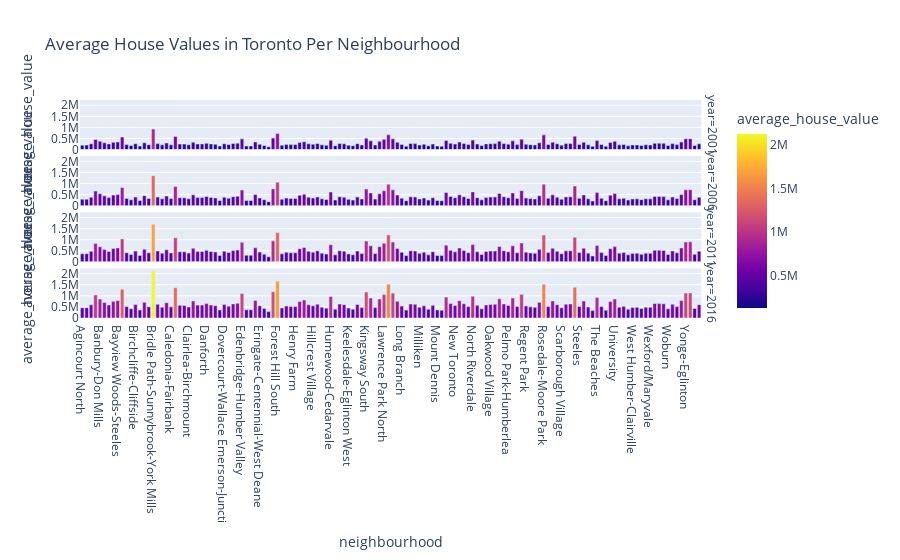

The code cell stored with this chart in its notebook:
### Code cell
px.bar(to_data, x="neighbourhood", y="average_house_value",color="average_house_value", facet_row=to_data.index,height=1000, title="Average House Values in Toronto Per Neighbourhood" )

### Figure 1 — Plotly figure (JSON) as saved in the notebook; plotly's stock layout.template omitted (floating-point values rounded to 4 significant figures; data arrays with more than 128 entries replaced by an {"elided": "..."} marker saying what was removed)
{"data": [{"alignmentgroup": "True", "hovertemplate": "year=2001<br>neighbourhood=%{x}<br>average_house_value=%{marker.color}<extra></extra>", "legendgroup": "", "marker": {"color": {"elided": "140 int values"}, "coloraxis": "coloraxis", "pattern": {"shape": ""}}, "name": "", "offsetgroup": "", "orientation": "v", "showlegend": false, "textposition": "auto", "type": "bar", "x": {"elided": "140 str values"}, "xaxis": "x4", "y": {"elided": "140 int values"}, "yaxis": "y4"}, {"alignmentgroup": "True", "hovertemplate": "year=2006<br>neighbourhood=%{x}<br>average_house_value=%{marker.color}<extra></extra>", "legendgroup": "", "marker": {"color": {"elided": "140 int values"}, "coloraxis": "coloraxis", "pattern": {"shape": ""}}, "name": "", "offsetgroup": "", "orientation": "v", "showlegend": false, "textposition": "auto", "type": "bar", "x": {"elided": "140 str values"}, "xaxis": "x3", "y": {"elided": "140 int values"}, "yaxis": "y3"}, {"alignmentgroup": "True", "hovertemplate": "year=2011<br>neighbourhood=%{x}<br>average_house_value=%{marker.color}<extra></extra>", "legendgroup": "", "marker": {"color": {"elided": "140 int values"}, "coloraxis": "coloraxis", "pattern": {"shape": ""}}, "name": "", "offsetgroup": "", "orientation": "v", "showlegend": false, "textposition": "auto", "type": "bar", "x": {"elided": "140 str values"}, "xaxis": "x2", "y": {"elided": "140 int values"}, "yaxis": "y2"}, {"alignmentgroup": "True", "hovertemplate": "year=2016<br>neighbourhood=%{x}<br>average_house_value=%{marker.color}<extra></extra>", "legendgroup": "", "marker": {"color": {"elided": "140 int values"}, "coloraxis": "coloraxis", "pattern": {"shape": ""}}, "name": "", "offsetgroup": "", "orientation": "v", "showlegend": false, "textposition": "auto", "type": "bar", "x": {"elided": "140 str values"}, "xaxis": "x", "y": {"elided": "140 int values"}, "yaxis": "y"}], "layout": {"annotations": [{"font": {}, "showarrow": false, "text": "year=2016", "textangle": 90, "x": 0.98, "xanchor": "left", "xref": "paper", "y": 0.1138, "yanchor": "middle", "yref": "paper"}, {"font": {}, "showarrow": false, "text": "year=2011", "textangle": 90, "x": 0.98, "xanchor": "left", "xref": "paper", "y": 0.3712, "yanchor": "middle", "yref": "paper"}, {"font": {}, "showarrow": false, "text": "year=2006", "textangle": 90, "x": 0.98, "xanchor": "left", "xref": "paper", "y": 0.6288, "yanchor": "middle", "yref": "paper"}, {"font": {}, "showarrow": false, "text": "year=2001", "textangle": 90, "x": 0.98, "xanchor": "left", "xref": "paper", "y": 0.8862, "yanchor": "middle", "yref": "paper"}], "autosize": true, "barmode": "relative", "coloraxis": {"colorbar": {"title": {"text": "average_house_value"}}, "colorscale": [[0, "#0d0887"], [0.1111, "#46039f"], [0.2222, "#7201a8"], [0.3333, "#9c179e"], [0.4444, "#bd3786"], [0.5556, "#d8576b"], [0.6667, "#ed7953"], [0.7778, "#fb9f3a"], [0.8889, "#fdca26"], [1, "#f0f921"]]}, "legend": {"tracegroupgap": 0}, "title": {"text": "Average House Values in Toronto Per Neighbourhood"}, "xaxis": {"anchor": "y", "autorange": true, "domain": [0, 0.98], "range": [-0.5, 139.5], "title": {"text": "neighbourhood"}, "type": "category"}, "xaxis2": {"anchor": "y2", "autorange": true, "domain": [0, 0.98], "matches": "x", "range": [-0.5, 139.5], "showticklabels": false, "type": "category"}, "xaxis3": {"anchor": "y3", "autorange": true, "domain": [0, 0.98], "matches": "x", "range": [-0.5, 139.5], "showticklabels": false, "type": "category"}, "xaxis4": {"anchor": "y4", "autorange": true, "domain": [0, 0.98], "matches": "x", "range": [-0.5, 139.5], "showticklabels": false, "type": "category"}, "yaxis": {"anchor": "x", "autorange": true, "domain": [0, 0.2275], "range": [0, 2236000.0], "title": {"text": "average_house_value"}, "type": "linear"}, "yaxis2": {"anchor": "x2", "autorange": true, "domain": [0.2575, 0.485], "matches": "y", "range": [0, 2236000.0], "title": {"text": "average_house_value"}, "type": "linear"}, "yaxis3": {"anchor": "x3", "autorange": true, "domain": [0.515, 0.7425], "matches": "y", "range": [0, 2236000.0], "title": {"text": "average_house_value"}, "type": "linear"}, "yaxis4": {"anchor": "x4", "autorange": true, "domain": [0.7725, 1], "matches": "y", "range": [0, 2236000.0], "title": {"text": "average_house_value"}, "type": "linear"}}}
